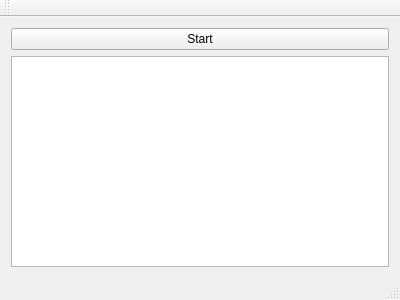
<?xml version="1.0" encoding="UTF-8"?>
<ui version="4.0">
 <class>secodStepSorter</class>
 <widget class="QMainWindow" name="secodStepSorter">
  <property name="geometry">
   <rect>
    <x>0</x>
    <y>0</y>
    <width>400</width>
    <height>300</height>
   </rect>
  </property>
  <property name="windowTitle">
   <string>secodStepSorter</string>
  </property>
  <widget class="QWidget" name="centralWidget">
   <layout class="QGridLayout" name="gridLayout_2">
    <item row="0" column="0">
     <widget class="QPushButton" name="pushButton">
      <property name="text">
       <string>Start</string>
      </property>
     </widget>
    </item>
    <item row="1" column="0">
     <widget class="QListWidget" name="listWidget"/>
    </item>
   </layout>
  </widget>
  <widget class="QMenuBar" name="menuBar">
   <property name="geometry">
    <rect>
     <x>0</x>
     <y>0</y>
     <width>400</width>
     <height>25</height>
    </rect>
   </property>
  </widget>
  <widget class="QToolBar" name="mainToolBar">
   <attribute name="toolBarArea">
    <enum>TopToolBarArea</enum>
   </attribute>
   <attribute name="toolBarBreak">
    <bool>false</bool>
   </attribute>
  </widget>
  <widget class="QStatusBar" name="statusBar"/>
 </widget>
 <layoutdefault spacing="6" margin="11"/>
 <resources/>
 <connections/>
</ui>
